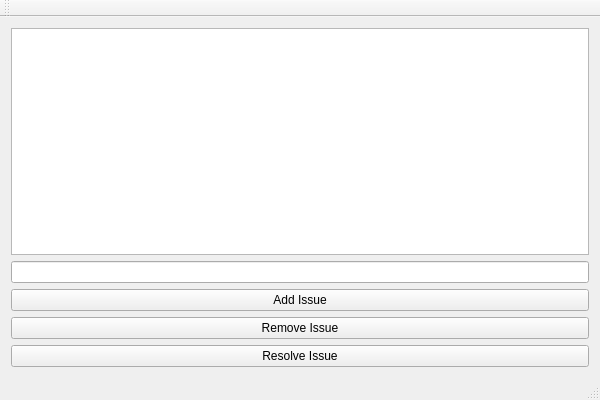
<?xml version="1.0" encoding="UTF-8"?>
<ui version="4.0">
 <class>PracticeSoftwareApplication2Class</class>
 <widget class="QMainWindow" name="PracticeSoftwareApplication2Class">
  <property name="geometry">
   <rect>
    <x>0</x>
    <y>0</y>
    <width>600</width>
    <height>400</height>
   </rect>
  </property>
  <property name="windowTitle">
   <string>PracticeSoftwareApplication2</string>
  </property>
  <widget class="QWidget" name="centralWidget">
   <layout class="QVBoxLayout" name="verticalLayout">
    <item>
     <widget class="QListWidget" name="appslistWidget"/>
    </item>
    <item>
     <widget class="QLineEdit" name="issuelineEdit"/>
    </item>
    <item>
     <widget class="QPushButton" name="addIssuepushButton">
      <property name="text">
       <string>Add Issue</string>
      </property>
     </widget>
    </item>
    <item>
     <widget class="QPushButton" name="removeIssuepushButton">
      <property name="text">
       <string>Remove Issue</string>
      </property>
     </widget>
    </item>
    <item>
     <widget class="QPushButton" name="resolveIssuepushButton">
      <property name="text">
       <string>Resolve Issue</string>
      </property>
     </widget>
    </item>
   </layout>
  </widget>
  <widget class="QMenuBar" name="menuBar">
   <property name="geometry">
    <rect>
     <x>0</x>
     <y>0</y>
     <width>600</width>
     <height>22</height>
    </rect>
   </property>
  </widget>
  <widget class="QToolBar" name="mainToolBar">
   <attribute name="toolBarArea">
    <enum>TopToolBarArea</enum>
   </attribute>
   <attribute name="toolBarBreak">
    <bool>false</bool>
   </attribute>
  </widget>
  <widget class="QStatusBar" name="statusBar"/>
 </widget>
 <layoutdefault spacing="6" margin="11"/>
 <resources>
  <include location="PracticeSoftwareApplication2.qrc"/>
 </resources>
 <connections>
  <connection>
   <sender>addIssuepushButton</sender>
   <signal>clicked()</signal>
   <receiver>PracticeSoftwareApplication2Class</receiver>
   <slot>addIssue()</slot>
   <hints>
    <hint type="sourcelabel">
     <x>571</x>
     <y>300</y>
    </hint>
    <hint type="destinationlabel">
     <x>594</x>
     <y>248</y>
    </hint>
   </hints>
  </connection>
  <connection>
   <sender>removeIssuepushButton</sender>
   <signal>clicked()</signal>
   <receiver>PracticeSoftwareApplication2Class</receiver>
   <slot>removeIssue()</slot>
   <hints>
    <hint type="sourcelabel">
     <x>81</x>
     <y>328</y>
    </hint>
    <hint type="destinationlabel">
     <x>7</x>
     <y>214</y>
    </hint>
   </hints>
  </connection>
  <connection>
   <sender>resolveIssuepushButton</sender>
   <signal>clicked()</signal>
   <receiver>PracticeSoftwareApplication2Class</receiver>
   <slot>resolveIssue()</slot>
   <hints>
    <hint type="sourcelabel">
     <x>568</x>
     <y>352</y>
    </hint>
    <hint type="destinationlabel">
     <x>597</x>
     <y>300</y>
    </hint>
   </hints>
  </connection>
 </connections>
 <slots>
  <slot>addIssue()</slot>
  <slot>removeIssue()</slot>
  <slot>resolveIssue()</slot>
 </slots>
</ui>
